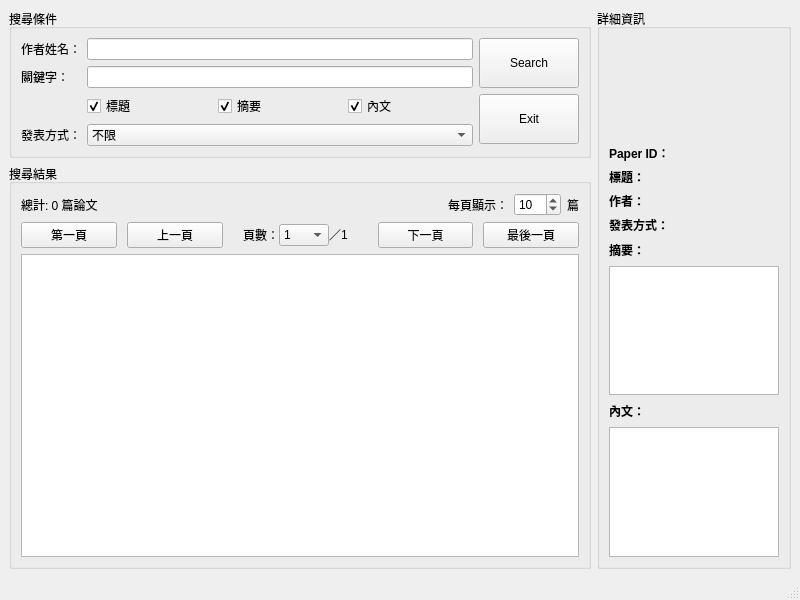
<?xml version="1.0" encoding="UTF-8"?>
<ui version="4.0">
 <class>MainWindow</class>
 <widget class="QMainWindow" name="MainWindow">
  <property name="geometry">
   <rect>
    <x>0</x>
    <y>0</y>
    <width>800</width>
    <height>600</height>
   </rect>
  </property>
  <property name="windowTitle">
   <string>MainWindow</string>
  </property>
  <widget class="QWidget" name="centralwidget">
   <layout class="QHBoxLayout" name="horizontalLayout_5" stretch="3,1">
    <item>
     <layout class="QVBoxLayout" name="verticalLayout_2" stretch="0,3">
      <item>
       <widget class="QGroupBox" name="groupBox">
        <property name="title">
         <string>搜尋條件</string>
        </property>
        <layout class="QHBoxLayout" name="horizontalLayout_3">
         <item>
          <layout class="QFormLayout" name="formLayout_2">
           <item row="0" column="0">
            <widget class="QLabel" name="label_2">
             <property name="text">
              <string>作者姓名：</string>
             </property>
            </widget>
           </item>
           <item row="0" column="1">
            <widget class="QLineEdit" name="lineEdit_author"/>
           </item>
           <item row="1" column="0">
            <widget class="QLabel" name="label_3">
             <property name="text">
              <string>關鍵字：</string>
             </property>
            </widget>
           </item>
           <item row="1" column="1">
            <widget class="QLineEdit" name="lineEdit_keyword"/>
           </item>
           <item row="2" column="1">
            <layout class="QHBoxLayout" name="horizontalLayout_4">
             <item>
              <widget class="QCheckBox" name="checkBox_title">
               <property name="text">
                <string>標題</string>
               </property>
               <property name="checked">
                <bool>true</bool>
               </property>
              </widget>
             </item>
             <item>
              <widget class="QCheckBox" name="checkBox_abstract">
               <property name="text">
                <string>摘要</string>
               </property>
               <property name="checked">
                <bool>true</bool>
               </property>
              </widget>
             </item>
             <item>
              <widget class="QCheckBox" name="checkBox_paper_text">
               <property name="text">
                <string>內文</string>
               </property>
               <property name="checked">
                <bool>true</bool>
               </property>
              </widget>
             </item>
            </layout>
           </item>
           <item row="3" column="1">
            <widget class="QComboBox" name="select_event_type">
             <item>
              <property name="text">
               <string>不限</string>
              </property>
             </item>
             <item>
              <property name="text">
               <string>Oral</string>
              </property>
             </item>
             <item>
              <property name="text">
               <string>Spotlight</string>
              </property>
             </item>
             <item>
              <property name="text">
               <string>Poster</string>
              </property>
             </item>
            </widget>
           </item>
           <item row="3" column="0">
            <widget class="QLabel" name="label_4">
             <property name="text">
              <string>發表方式：</string>
             </property>
            </widget>
           </item>
          </layout>
         </item>
         <item>
          <layout class="QVBoxLayout" name="verticalLayout_3">
           <item>
            <widget class="QPushButton" name="pBut_search">
             <property name="minimumSize">
              <size>
               <width>100</width>
               <height>50</height>
              </size>
             </property>
             <property name="text">
              <string>Search</string>
             </property>
            </widget>
           </item>
           <item>
            <widget class="QPushButton" name="pBut_exit">
             <property name="minimumSize">
              <size>
               <width>100</width>
               <height>50</height>
              </size>
             </property>
             <property name="text">
              <string>Exit</string>
             </property>
            </widget>
           </item>
          </layout>
         </item>
        </layout>
       </widget>
      </item>
      <item>
       <widget class="QGroupBox" name="groupBox_2">
        <property name="title">
         <string>搜尋結果</string>
        </property>
        <layout class="QVBoxLayout" name="verticalLayout">
         <item>
          <layout class="QHBoxLayout" name="horizontalLayout_8">
           <item>
            <widget class="QLabel" name="label_search_result">
             <property name="text">
              <string>總計: 0 篇論文</string>
             </property>
            </widget>
           </item>
           <item>
            <spacer name="horizontalSpacer_3">
             <property name="orientation">
              <enum>Qt::Horizontal</enum>
             </property>
             <property name="sizeHint" stdset="0">
              <size>
               <width>40</width>
               <height>20</height>
              </size>
             </property>
            </spacer>
           </item>
           <item>
            <layout class="QHBoxLayout" name="horizontalLayout_9">
             <item>
              <widget class="QLabel" name="label_12">
               <property name="text">
                <string>每頁顯示：</string>
               </property>
              </widget>
             </item>
             <item>
              <widget class="QSpinBox" name="spinBox_rows_per_page">
               <property name="minimum">
                <number>1</number>
               </property>
               <property name="maximum">
                <number>100</number>
               </property>
               <property name="value">
                <number>10</number>
               </property>
              </widget>
             </item>
             <item>
              <widget class="QLabel" name="label_13">
               <property name="text">
                <string>篇</string>
               </property>
              </widget>
             </item>
            </layout>
           </item>
          </layout>
         </item>
         <item>
          <layout class="QHBoxLayout" name="horizontalLayout_2">
           <property name="spacing">
            <number>10</number>
           </property>
           <item>
            <widget class="QPushButton" name="pBut_first_page">
             <property name="text">
              <string>第一頁</string>
             </property>
            </widget>
           </item>
           <item>
            <widget class="QPushButton" name="pBut_previous_page">
             <property name="text">
              <string>上一頁</string>
             </property>
            </widget>
           </item>
           <item>
            <layout class="QHBoxLayout" name="horizontalLayout">
             <property name="spacing">
              <number>0</number>
             </property>
             <property name="leftMargin">
              <number>10</number>
             </property>
             <property name="rightMargin">
              <number>20</number>
             </property>
             <property name="bottomMargin">
              <number>0</number>
             </property>
             <item>
              <widget class="QLabel" name="label">
               <property name="text">
                <string>頁數：</string>
               </property>
               <property name="alignment">
                <set>Qt::AlignRight|Qt::AlignTrailing|Qt::AlignVCenter</set>
               </property>
              </widget>
             </item>
             <item>
              <widget class="QComboBox" name="select_page">
               <property name="minimumSize">
                <size>
                 <width>50</width>
                 <height>0</height>
                </size>
               </property>
               <property name="font">
                <font>
                 <bold>false</bold>
                </font>
               </property>
               <item>
                <property name="text">
                 <string>1</string>
                </property>
               </item>
              </widget>
             </item>
             <item>
              <widget class="QLabel" name="label_11">
               <property name="text">
                <string>／</string>
               </property>
              </widget>
             </item>
             <item>
              <widget class="QLabel" name="label_total_page">
               <property name="text">
                <string>1</string>
               </property>
              </widget>
             </item>
            </layout>
           </item>
           <item>
            <widget class="QPushButton" name="pBut_next_page">
             <property name="text">
              <string>下一頁</string>
             </property>
            </widget>
           </item>
           <item>
            <widget class="QPushButton" name="pBut_last_page">
             <property name="text">
              <string>最後一頁</string>
             </property>
            </widget>
           </item>
          </layout>
         </item>
         <item>
          <widget class="QTableView" name="table"/>
         </item>
        </layout>
       </widget>
      </item>
     </layout>
    </item>
    <item>
     <widget class="QGroupBox" name="gBox_detail">
      <property name="title">
       <string>詳細資訊</string>
      </property>
      <layout class="QVBoxLayout" name="verticalLayout_4">
       <item>
        <widget class="QLabel" name="label_img">
         <property name="sizePolicy">
          <sizepolicy hsizetype="Preferred" vsizetype="Preferred">
           <horstretch>1</horstretch>
           <verstretch>1</verstretch>
          </sizepolicy>
         </property>
         <property name="minimumSize">
          <size>
           <width>100</width>
           <height>100</height>
          </size>
         </property>
         <property name="text">
          <string/>
         </property>
         <property name="scaledContents">
          <bool>true</bool>
         </property>
        </widget>
       </item>
       <item>
        <layout class="QFormLayout" name="formLayout">
         <item row="1" column="0">
          <widget class="QLabel" name="label_5">
           <property name="font">
            <font>
             <bold>true</bold>
            </font>
           </property>
           <property name="text">
            <string>標題：</string>
           </property>
           <property name="alignment">
            <set>Qt::AlignLeading|Qt::AlignLeft|Qt::AlignTop</set>
           </property>
          </widget>
         </item>
         <item row="1" column="1">
          <widget class="QLabel" name="label_title">
           <property name="text">
            <string/>
           </property>
           <property name="alignment">
            <set>Qt::AlignLeading|Qt::AlignLeft|Qt::AlignTop</set>
           </property>
           <property name="wordWrap">
            <bool>true</bool>
           </property>
          </widget>
         </item>
         <item row="2" column="0">
          <widget class="QLabel" name="label_6">
           <property name="font">
            <font>
             <bold>true</bold>
            </font>
           </property>
           <property name="text">
            <string>作者：</string>
           </property>
           <property name="alignment">
            <set>Qt::AlignLeading|Qt::AlignLeft|Qt::AlignTop</set>
           </property>
          </widget>
         </item>
         <item row="2" column="1">
          <widget class="QLabel" name="label_author">
           <property name="text">
            <string/>
           </property>
           <property name="alignment">
            <set>Qt::AlignLeading|Qt::AlignLeft|Qt::AlignTop</set>
           </property>
           <property name="wordWrap">
            <bool>true</bool>
           </property>
          </widget>
         </item>
         <item row="3" column="0">
          <widget class="QLabel" name="label_7">
           <property name="font">
            <font>
             <bold>true</bold>
            </font>
           </property>
           <property name="text">
            <string>發表方式：</string>
           </property>
           <property name="alignment">
            <set>Qt::AlignLeading|Qt::AlignLeft|Qt::AlignTop</set>
           </property>
          </widget>
         </item>
         <item row="3" column="1">
          <widget class="QLabel" name="label_event_type">
           <property name="text">
            <string/>
           </property>
           <property name="alignment">
            <set>Qt::AlignLeading|Qt::AlignLeft|Qt::AlignTop</set>
           </property>
           <property name="wordWrap">
            <bool>true</bool>
           </property>
          </widget>
         </item>
         <item row="0" column="0">
          <widget class="QLabel" name="label_10">
           <property name="font">
            <font>
             <bold>true</bold>
            </font>
           </property>
           <property name="text">
            <string>Paper ID：</string>
           </property>
           <property name="alignment">
            <set>Qt::AlignLeading|Qt::AlignLeft|Qt::AlignTop</set>
           </property>
          </widget>
         </item>
         <item row="0" column="1">
          <widget class="QLabel" name="label_paper_id">
           <property name="text">
            <string/>
           </property>
           <property name="alignment">
            <set>Qt::AlignLeading|Qt::AlignLeft|Qt::AlignTop</set>
           </property>
           <property name="wordWrap">
            <bool>true</bool>
           </property>
          </widget>
         </item>
        </layout>
       </item>
       <item>
        <layout class="QHBoxLayout" name="horizontalLayout_6">
         <item>
          <widget class="QLabel" name="label_8">
           <property name="font">
            <font>
             <bold>true</bold>
            </font>
           </property>
           <property name="text">
            <string>摘要：</string>
           </property>
          </widget>
         </item>
         <item>
          <spacer name="horizontalSpacer">
           <property name="orientation">
            <enum>Qt::Horizontal</enum>
           </property>
           <property name="sizeHint" stdset="0">
            <size>
             <width>40</width>
             <height>20</height>
            </size>
           </property>
          </spacer>
         </item>
        </layout>
       </item>
       <item>
        <widget class="QPlainTextEdit" name="pTextEdit_abstract">
         <property name="readOnly">
          <bool>true</bool>
         </property>
        </widget>
       </item>
       <item>
        <layout class="QHBoxLayout" name="horizontalLayout_7">
         <item>
          <widget class="QLabel" name="label_9">
           <property name="font">
            <font>
             <bold>true</bold>
            </font>
           </property>
           <property name="text">
            <string>內文：</string>
           </property>
          </widget>
         </item>
         <item>
          <spacer name="horizontalSpacer_2">
           <property name="orientation">
            <enum>Qt::Horizontal</enum>
           </property>
           <property name="sizeHint" stdset="0">
            <size>
             <width>40</width>
             <height>20</height>
            </size>
           </property>
          </spacer>
         </item>
        </layout>
       </item>
       <item>
        <widget class="QPlainTextEdit" name="pTextEdit_paper_text">
         <property name="readOnly">
          <bool>true</bool>
         </property>
        </widget>
       </item>
      </layout>
     </widget>
    </item>
   </layout>
  </widget>
  <widget class="QMenuBar" name="menubar">
   <property name="geometry">
    <rect>
     <x>0</x>
     <y>0</y>
     <width>800</width>
     <height>22</height>
    </rect>
   </property>
  </widget>
  <widget class="QStatusBar" name="statusbar"/>
 </widget>
 <resources/>
 <connections/>
</ui>
